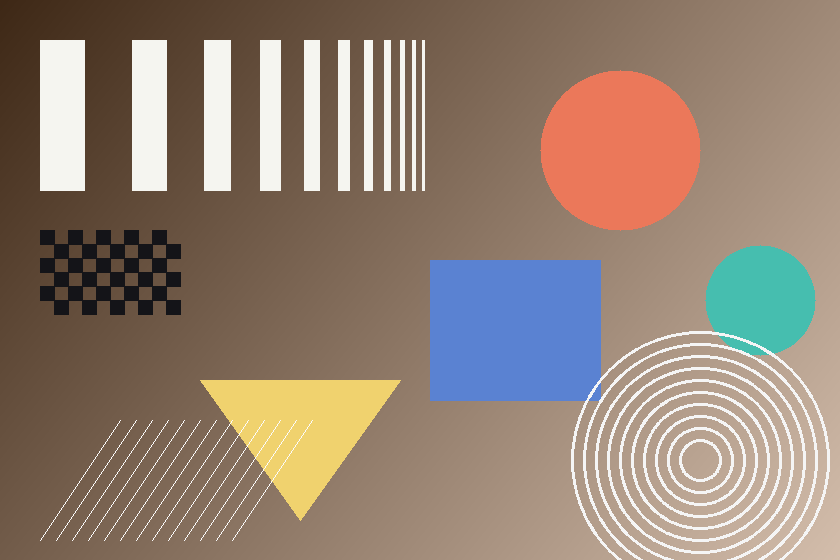
#> input picture assets/sample_pattern.png, 840 x 560 px
$ python -i canny.py   (imports and definitions only)   (older library calls are emulated)
#> lines starting #> are read from the running program, lines starting #| are printed output that depends on the picture; after the words box and inside, x2 and y2 are one past the last pixel; in counts of white or black regions, pixels touching at a corner belong together
### processors/utils.py
"""Small shared helpers used by every processing module.

Kept deliberately tiny: colour-space coercion, safe normalisation and
kernel validation.  Every public processing function in this package
returns a NEW array, so the uploaded image is never modified in place.
"""

import cv2
import numpy as np


def ensure_gray(image):
    """Return a single-channel uint8 copy of `image`.

    Accepts 2-D (already grayscale) or 3-D RGB / RGBA arrays.
    """
    image = np.asarray(image)
    if image.ndim == 2:
        return image.astype(np.uint8, copy=True)
    if image.shape[2] == 4:
        return cv2.cvtColor(image, cv2.COLOR_RGBA2GRAY)
    return cv2.cvtColor(image, cv2.COLOR_RGB2GRAY)


# [8 lines left out: function ensure_color, not called in this run]


def normalize_to_uint8(array):
    """Scale any float/signed result back to a displayable 0-255 uint8 image.

    Gradient operators produce negative and out-of-range values, so they
    must be rescaled before they can be shown on screen.
    """
    array = np.asarray(array, dtype=np.float64)
    lo, hi = float(array.min()), float(array.max())
    if hi - lo < 1e-9:  # flat image -> avoid divide by zero
        return np.zeros(array.shape, dtype=np.uint8)
    scaled = (array - lo) * (255.0 / (hi - lo))
    return scaled.astype(np.uint8)


def odd_kernel(size, minimum=1):
    """Force `size` to be an odd integer >= minimum (OpenCV requirement)."""
    size = int(size)
    if size < minimum:
        size = minimum
    if size % 2 == 0:
        size += 1
    return size


# [29 lines left out: functions image_info, resize_for_processing, not called in this run]

### processors/gradients.py
"""Gradient operators: Roberts, Prewitt and Sobel.

The image gradient measures how fast intensity changes.  Each operator
approximates the partial derivatives dI/dx and dI/dy with a small
convolution mask; edges are where the gradient magnitude is large.

    magnitude = sqrt(Gx^2 + Gy^2)
    direction = arctan2(Gy, Gx)
"""

import cv2
import numpy as np

from .utils import ensure_gray, normalize_to_uint8

# --- Kernels ----------------------------------------------------------------

# Roberts cross-gradient: 2x2 diagonal differences. Cheapest and fastest,
# but very sensitive to noise because the neighbourhood is tiny.
ROBERTS_X = np.array([[1, 0],
                      [0, -1]], dtype=np.float32)
ROBERTS_Y = np.array([[0, 1],
                      [-1, 0]], dtype=np.float32)

# Prewitt: 3x3 difference with uniform averaging along the perpendicular
# direction -> some noise immunity, all neighbours weighted equally.
PREWITT_X = np.array([[-1, 0, 1],
                      [-1, 0, 1],
                      [-1, 0, 1]], dtype=np.float32)
PREWITT_Y = np.array([[-1, -1, -1],
                      [0, 0, 0],
                      [1, 1, 1]], dtype=np.float32)

# Sobel: like Prewitt but the centre row/column is weighted 2, which gives
# a mild Gaussian smoothing and therefore better noise rejection.
SOBEL_X = np.array([[-1, 0, 1],
                    [-2, 0, 2],
                    [-1, 0, 1]], dtype=np.float32)
SOBEL_Y = np.array([[-1, -2, -1],
                    [0, 0, 0],
                    [1, 2, 1]], dtype=np.float32)

# Scharr: a more rotationally accurate 3x3 alternative to Sobel.
SCHARR_X = np.array([[-3, 0, 3],
                     [-10, 0, 10],
                     [-3, 0, 3]], dtype=np.float32)
SCHARR_Y = np.array([[-3, -10, -3],
                     [0, 0, 0],
                     [3, 10, 3]], dtype=np.float32)


# [8 lines left out: function _gradient_pair, not called in this run]


def gradient_magnitude(gx, gy):
    """magnitude = sqrt(Gx^2 + Gy^2)  (the true Euclidean gradient norm)."""
    return np.sqrt(np.square(gx.astype(np.float32)) + np.square(gy.astype(np.float32)))


def gradient_direction(gx, gy, degrees=True):
    """direction = arctan2(Gy, Gx) - the angle of steepest intensity change,
    perpendicular to the edge itself.
    """
    angle = np.arctan2(gy.astype(np.float32), gx.astype(np.float32))
    return np.degrees(angle) if degrees else angle


# [10 lines left out: functions roberts_operator, prewitt_operator, not called in this run]


def sobel_operator(image, kernel_size=3):
    """Sobel operator via cv2.Sobel (kernel size 3, 5 or 7).

    Returns dict with x, y, magnitude (uint8) plus the raw float gradients.
    """
    gray = ensure_gray(image).astype(np.float32)
    kernel_size = int(kernel_size)
    if kernel_size not in (1, 3, 5, 7):
        kernel_size = 3
    gx = cv2.Sobel(gray, cv2.CV_32F, 1, 0, ksize=kernel_size)
    gy = cv2.Sobel(gray, cv2.CV_32F, 0, 1, ksize=kernel_size)
    return _package(gx, gy)


# [6 lines left out: function scharr_operator, not called in this run]


def _package(gx, gy):
    """Bundle raw + display-ready versions of a gradient pair."""
    magnitude = gradient_magnitude(gx, gy)
    direction = gradient_direction(gx, gy)
    return {
        "gx_raw": gx,
        "gy_raw": gy,
        "magnitude_raw": magnitude,
        "direction_raw": direction,
        "x": normalize_to_uint8(np.abs(gx)),
        "y": normalize_to_uint8(np.abs(gy)),
        "magnitude": normalize_to_uint8(magnitude),
    }


def direction_visualization(magnitude, direction):
    """Colour-code the gradient direction.

    Hue  = edge orientation (0-360 degrees mapped to the colour wheel)
    Value = gradient magnitude, so flat areas stay black.

    This is a compact alternative to drawing a vector field.
    """
    hue = ((direction % 360.0) / 2.0).astype(np.uint8)          # OpenCV hue is 0-179
    saturation = np.full(hue.shape, 255, dtype=np.uint8)
    value = normalize_to_uint8(magnitude)
    hsv = cv2.merge([hue, saturation, value])
    return cv2.cvtColor(hsv, cv2.COLOR_HSV2RGB)


# [7 lines left out: function all_operators, not called in this run]

### processors/canny.py
"""Canny edge detection.

Canny is a multi-stage optimal edge detector:

    Input image
        -> Gaussian smoothing          (remove noise)
        -> Gradient calculation        (Sobel Gx, Gy)
        -> Magnitude & direction       (sqrt(Gx^2+Gy^2), arctan2(Gy,Gx))
        -> Non-maximum suppression     (thin the ridges to 1 pixel)
        -> Double thresholding         (strong / weak / suppressed)
        -> Hysteresis edge tracking    (keep weak edges touching strong ones)
        -> Final binary edge image

OpenCV's cv2.Canny performs stages 2-6 internally; the Gaussian
smoothing stage is applied here so it stays adjustable.
"""

import cv2
import numpy as np

from . import gradients
from .utils import ensure_gray, normalize_to_uint8, odd_kernel

# Presets offered in the UI (low, high). A 1:2 - 1:3 ratio between the two
# thresholds gives the most stable results.
PRESETS = {
    "Fine Edges": (50, 100),
    "Balanced": (100, 200),
    "Strong Edges": (150, 250),
}


def canny_edge_detection(image, low_threshold=100, high_threshold=200,
                         blur_kernel=5, aperture_size=3, l2_gradient=True):
    """Full Canny pipeline.

    blur_kernel  : Gaussian pre-smoothing kernel (use 1 to skip smoothing)
    aperture_size: Sobel aperture used inside Canny (3, 5 or 7)
    l2_gradient  : True  -> exact sqrt(Gx^2 + Gy^2)
                   False -> faster approximation |Gx| + |Gy|
    """
    gray = ensure_gray(image)

    # Stage 1 - Gaussian smoothing.
    blur_kernel = odd_kernel(blur_kernel, minimum=1)
    if blur_kernel > 1:
        gray = cv2.GaussianBlur(gray, (blur_kernel, blur_kernel), 0)

    low = int(np.clip(low_threshold, 0, 255))
    high = int(np.clip(high_threshold, 0, 255))
    if low > high:  # keep OpenCV happy even if the UI warning is ignored
        low, high = high, low

    aperture_size = int(aperture_size)
    if aperture_size not in (3, 5, 7):
        aperture_size = 3

    # Stages 2-6 are performed by OpenCV.
    return cv2.Canny(gray, low, high, apertureSize=aperture_size,
                     L2gradient=bool(l2_gradient))


def canny_stages(image, low_threshold=100, high_threshold=200,
                 blur_kernel=5, aperture_size=3):
    """Return the intermediate images so each stage can be shown separately.

    Non-maximum suppression and hysteresis happen inside cv2.Canny, so the
    stages exposed here are: smoothed input, gradient magnitude, gradient
    direction visualisation, the strong-only edge map (both thresholds set
    to the high value, i.e. no hysteresis) and the final result.
    """
    gray = ensure_gray(image)
    blur_kernel = odd_kernel(blur_kernel, minimum=1)
    smoothed = (cv2.GaussianBlur(gray, (blur_kernel, blur_kernel), 0)
                if blur_kernel > 1 else gray.copy())

    grad = gradients.sobel_operator(smoothed, min(aperture_size, 7))
    direction_rgb = gradients.direction_visualization(
        grad["magnitude_raw"], grad["direction_raw"]
    )

    high = int(np.clip(high_threshold, 0, 255))
    strong_only = cv2.Canny(smoothed, high, high, apertureSize=int(aperture_size))
    final = canny_edge_detection(image, low_threshold, high_threshold,
                                 blur_kernel, aperture_size)

    return {
        "Gaussian Smoothed": smoothed,
        "Gradient Magnitude": normalize_to_uint8(grad["magnitude_raw"]),
        "Gradient Direction": direction_rgb,
        "Strong Edges Only (no hysteresis)": strong_only,
        "Final Canny Result": final,
    }


def compare_presets(image, blur_kernel=5, aperture_size=3):
    """Run every preset so the effect of the thresholds can be compared."""
    results = {}
    for name, (low, high) in PRESETS.items():
        label = "%s (%d / %d)" % (name, low, high)
        results[label] = canny_edge_detection(
            image, low, high, blur_kernel, aperture_size
        )
    return results


def edge_pixel_ratio(edge_image):
    """Percentage of pixels marked as edges - a quick quantitative measure
    of how aggressive the current thresholds are.
    """
    edges = np.asarray(edge_image)
    if edges.size == 0:
        return 0.0
    return float(np.count_nonzero(edges) / edges.size * 100.0)

>>> import cv2
>>> picture = cv2.imread('../assets/sample_pattern.png')
#> picture is the input picture: shape (560, 840, 3); mean B, G, R 115.3, 129.6, 147.5
>>> result = canny_stages(picture)
#> in sobel_operator, `gy = cv2.Sobel(gray, cv2.CV_32F, 0, 1, ksize=kernel_size)`:
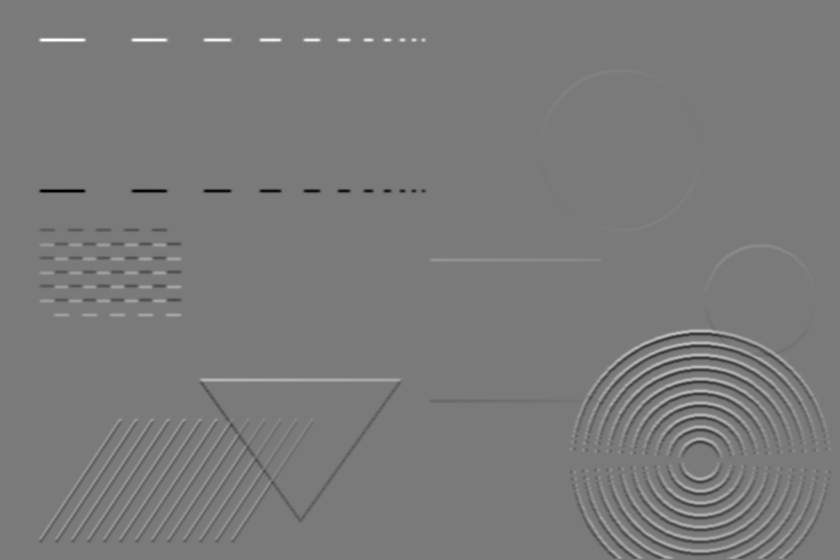
#> gy: shape (560, 840) float32; min -460, max 500, mean 0.8; drawn with min black and max white
#> in gradient_direction, `angle = np.arctan2(gy.astype(np.float32), gx.astype(np.float32))`:
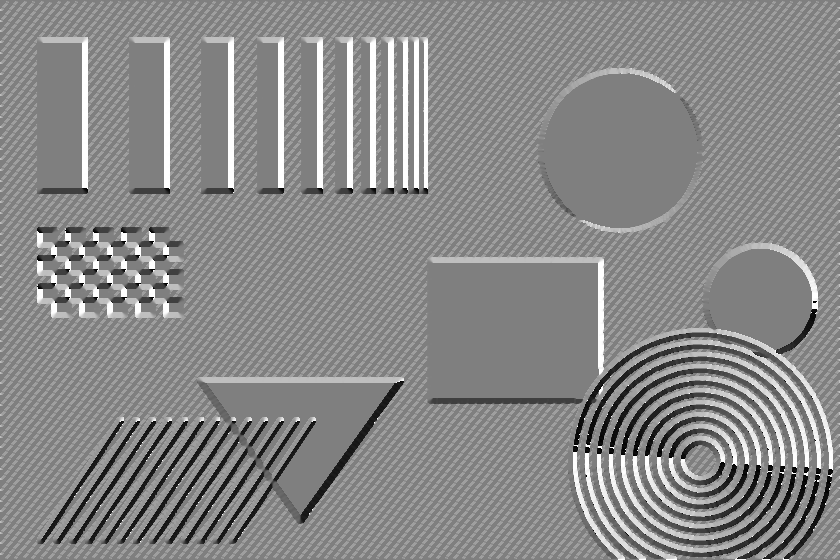
#> angle: shape (560, 840) float32; min -3.14, max 3.14, mean 0.238; drawn with min black and max white
#> in normalize_to_uint8, `array = np.asarray(array, dtype=np.float64)`:
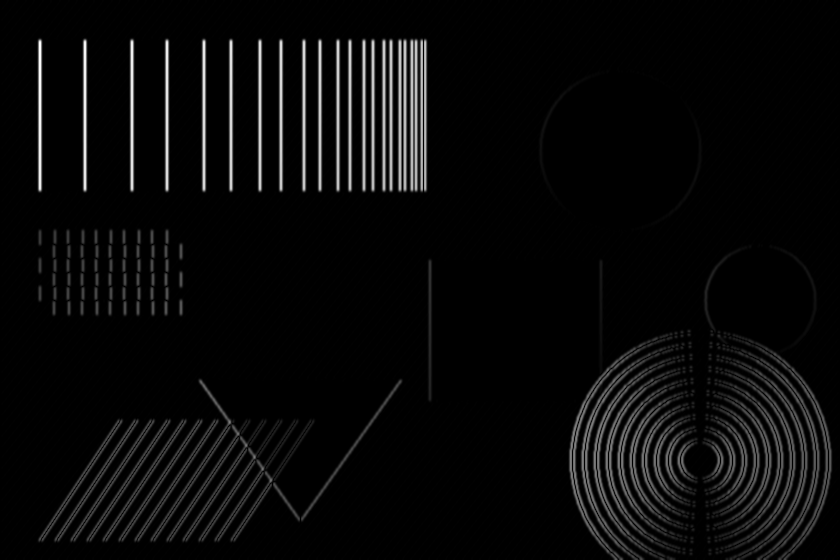
#> array: shape (560, 840) float64; min 0, max 500, mean 19.1; drawn with min black and max white
#> in normalize_to_uint8, `lo, hi = float(array.min()), float(array.max())`: lo = 0; hi = 500
#> in normalize_to_uint8 (call 2), `array = np.asarray(array, dtype=np.float64)`:
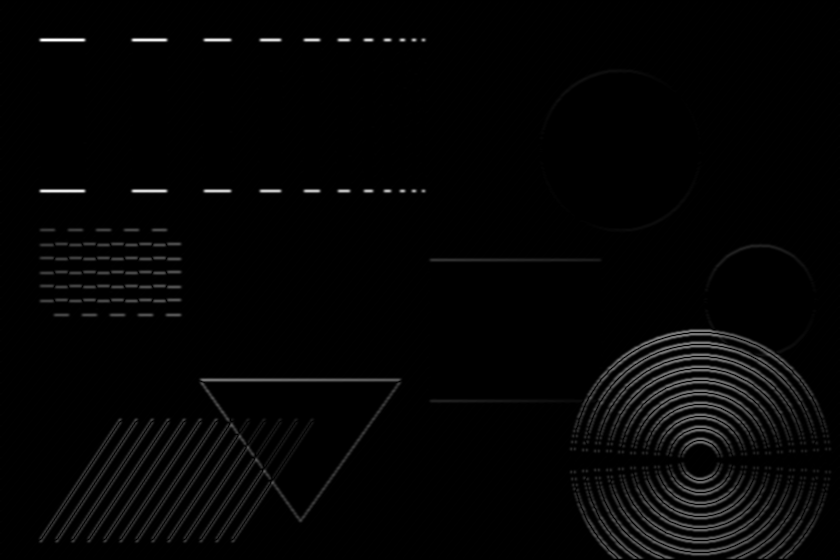
#> array: shape (560, 840) float64; min 0, max 500, mean 10.2; drawn with min black and max white
#> in canny_stages, `grad = gradients.sobel_operator(smoothed, min(aperture_size, 7))`: grad = 7 items
#> in direction_visualization, `hsv = cv2.merge([hue, saturation, value])`:
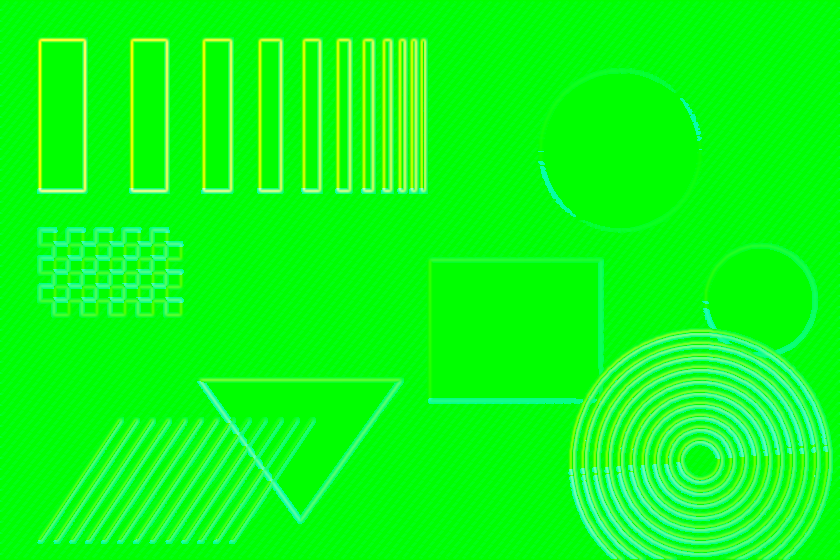
#> hsv: shape (560, 840, 3); mean of channels 0, 1, 2 20.3, 255, 12.6; drawn as B, G, R
#> in canny_stages, `strong_only = cv2.Canny(smoothed, high, high, apertureSize=int(apertur..`:
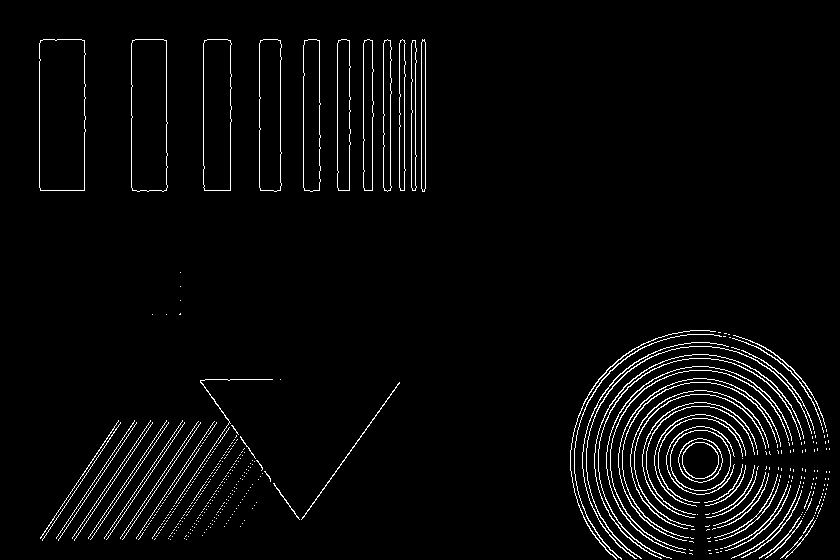
#> strong_only: shape (560, 840); 3.3% white in thin lines or dots, all inside (x1, y1, x2, y2) = (39, 39, 830, 560)
#> in canny_edge_detection, `return cv2.Canny(gray, low, high, apertureSize=aperture_size, L2gradie..`:
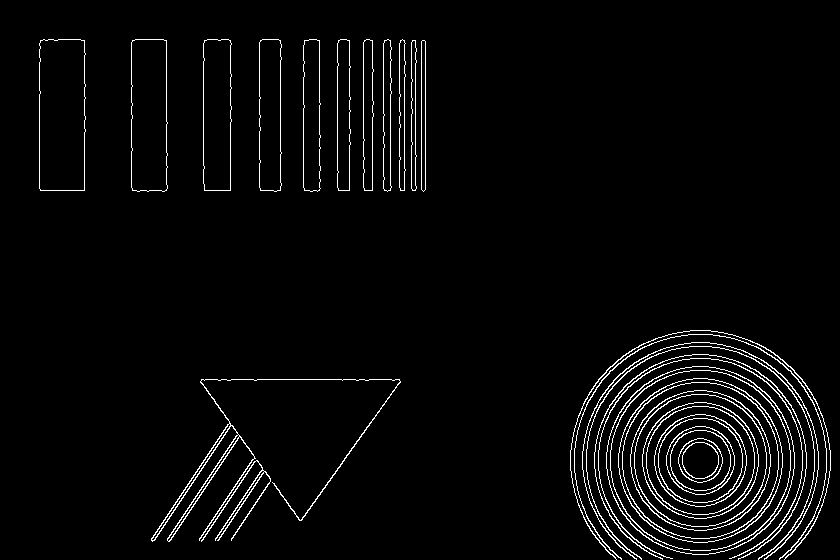
#> returned value: shape (560, 840); 3.3% white in thin lines or dots, all inside (x1, y1, x2, y2) = (39, 39, 831, 560)
#> result = 5 items
